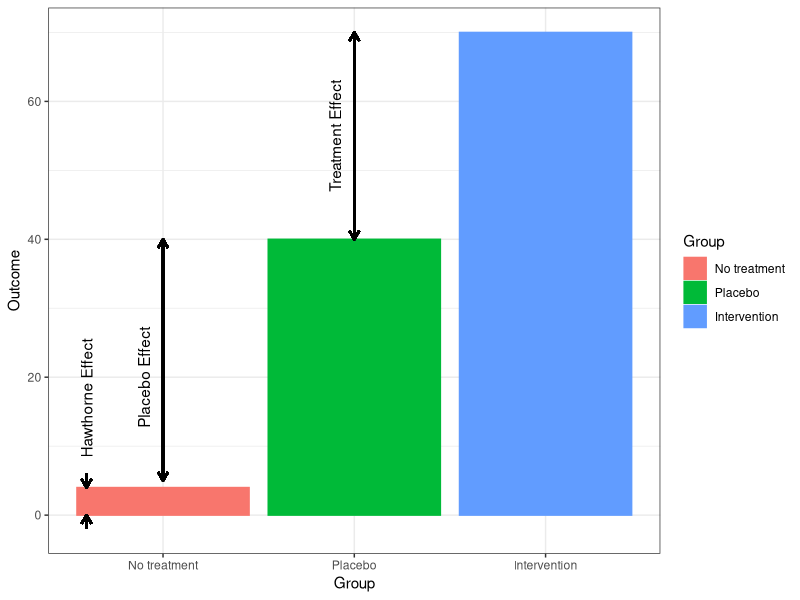

Write the R code that produced this figure. (Note: this script raises an error after producing the figure.)
## ---- chunk 1

library(tidyverse)
plc_dat <- data.frame(Group=c(rep('No treatment',4),rep('Placebo',40),rep('Intervention',70)))

plc_dat$Group<-factor(plc_dat$Group,levels=c("No treatment","Placebo","Intervention"))


ggplot(data=plc_dat,aes(x=Group))+geom_bar(aes(colour=Group,fill=Group))+theme_bw()+ylab('Outcome') + annotate('text',x=0.9,y=20,label='Placebo Effect',angle = 90) + geom_segment(aes(x=1, xend=1, y=40, yend=5), size = 0.75, arrow = arrow(length = unit(0.25, "cm")))+ geom_segment(aes(x=1, xend=1, y=5, yend=40), size = 0.75, arrow = arrow(length = unit(0.25, "cm")))+ annotate('text',x=1.9,y=55,label='Treatment Effect',angle = 90) + geom_segment(aes(x=2, xend=2, y=70, yend=40), size = 0.75, arrow = arrow(length = unit(0.25, "cm")))+ geom_segment(aes(x=2, xend=2, y=40, yend=70), size = 0.75, arrow = arrow(length = unit(0.25, "cm")))+ annotate('text',x=0.6,y=17,label='Hawthorne Effect',angle = 90) + geom_segment(aes(x=0.6, xend=0.6, y=-2, yend=0), size = 0.75, arrow = arrow(length = unit(0.25, "cm")))+ geom_segment(aes(x=0.6, xend=0.6, y=6, yend=4), size = 0.75, arrow = arrow(length = unit(0.25, "cm")))
## ---- chunk 2
knitr::include_graphics("images/paleblueline.png")
## ---- chunk 3
knitr::include_graphics("images/paleblueline.png")
